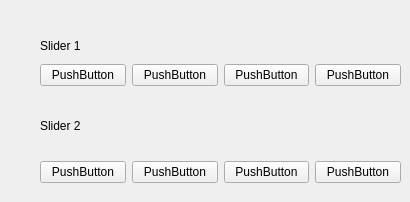
       <widget class="QWidget" name="Add_filters">
        <attribute name="title">
         <string>Additional filter</string>
        </attribute>
        <widget class="QWidget" name="horizontalLayoutWidget_2">
         <property name="geometry">
          <rect>
           <x>40</x>
           <y>60</y>
           <width>361</width>
           <height>31</height>
          </rect>
         </property>
         <layout class="QHBoxLayout" name="Slider1">
          <item>
           <widget class="QPushButton" name="pushButton_11">
            <property name="text">
             <string>PushButton</string>
            </property>
           </widget>
          </item>
          <item>
           <widget class="QPushButton" name="pushButton_12">
            <property name="text">
             <string>PushButton</string>
            </property>
           </widget>
          </item>
          <item>
           <widget class="QPushButton" name="pushButton_15">
            <property name="text">
             <string>PushButton</string>
            </property>
           </widget>
          </item>
          <item>
           <widget class="QPushButton" name="pushButton_16">
            <property name="text">
             <string>PushButton</string>
            </property>
           </widget>
          </item>
         </layout>
        </widget>
        <widget class="QWidget" name="horizontalLayoutWidget_3">
         <property name="geometry">
          <rect>
           <x>40</x>
           <y>160</y>
           <width>361</width>
           <height>33</height>
          </rect>
         </property>
         <layout class="QHBoxLayout" name="Slider2">
          <property name="bottomMargin">
           <number>9</number>
          </property>
          <item>
           <widget class="QPushButton" name="pushButton_13">
            <property name="text">
             <string>PushButton</string>
            </property>
           </widget>
          </item>
          <item>
           <widget class="QPushButton" name="pushButton_14">
            <property name="text">
             <string>PushButton</string>
            </property>
           </widget>
          </item>
          <item>
           <widget class="QPushButton" name="pushButton_17">
            <property name="text">
             <string>PushButton</string>
            </property>
           </widget>
          </item>
          <item>
           <widget class="QPushButton" name="pushButton_18">
            <property name="text">
             <string>PushButton</string>
            </property>
           </widget>
          </item>
         </layout>
        </widget>
        <widget class="QLabel" name="label_10">
         <property name="geometry">
          <rect>
           <x>40</x>
           <y>40</y>
           <width>54</width>
           <height>12</height>
          </rect>
         </property>
         <property name="text">
          <string>Slider 1</string>
         </property>
        </widget>
        <widget class="QLabel" name="label_11">
         <property name="geometry">
          <rect>
           <x>40</x>
           <y>120</y>
           <width>54</width>
           <height>12</height>
          </rect>
         </property>
         <property name="text">
          <string>Slider 2</string>
         </property>
        </widget>
       </widget>
